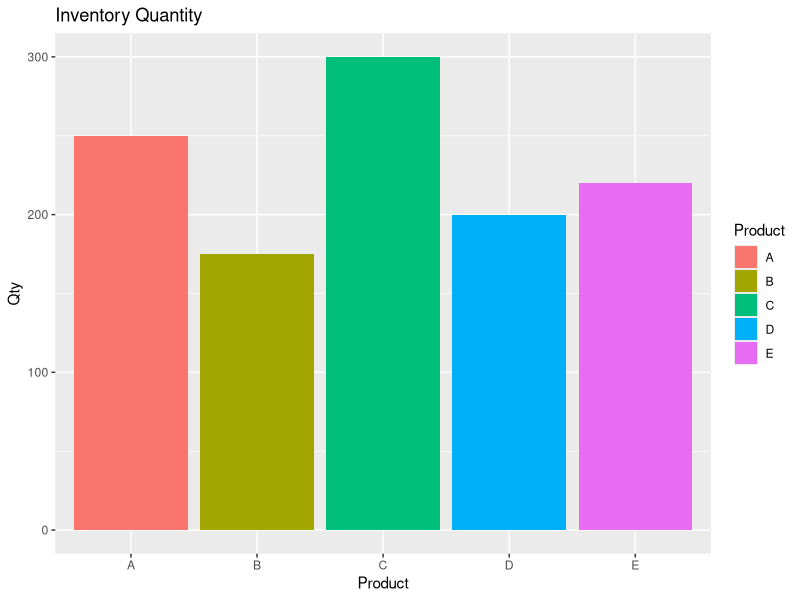
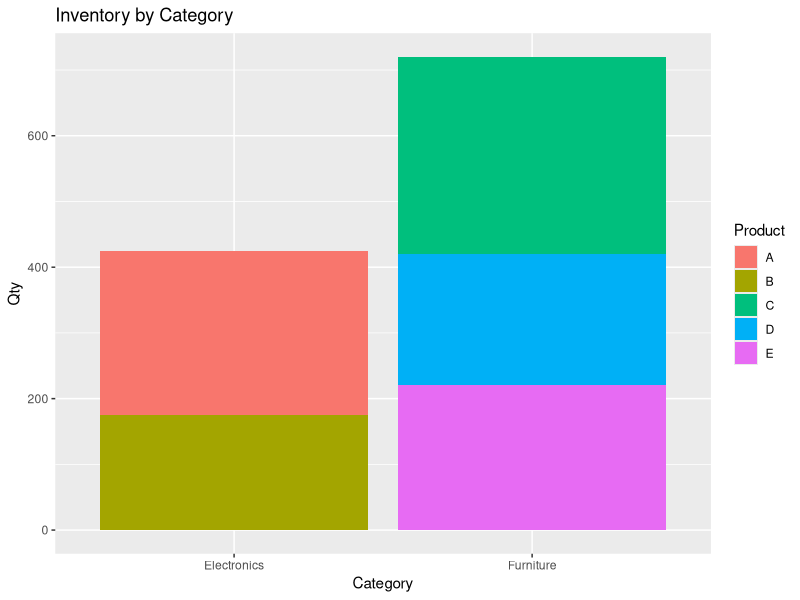
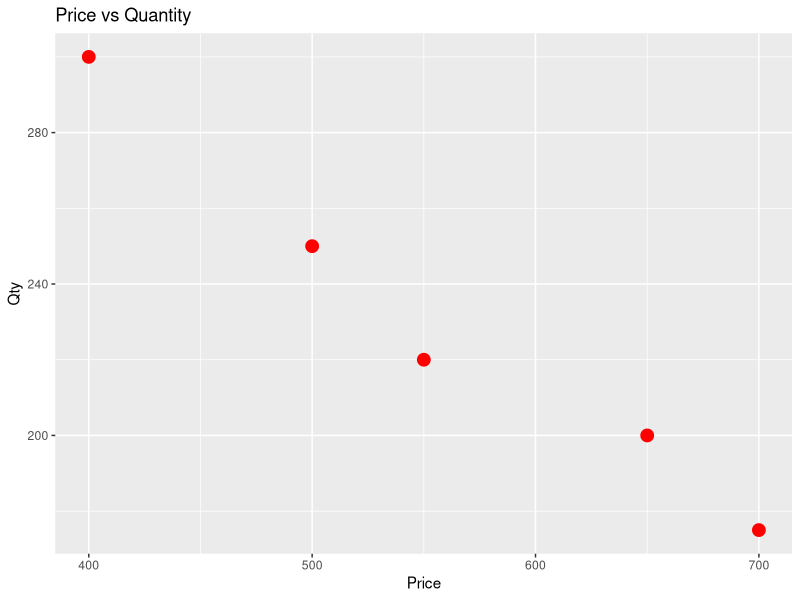

Here is the R script that generated these plots, in order:
library(ggplot2)

inventory<-data.frame(
Product=c("A","B","C","D","E"),
Qty=c(250,175,300,200,220),
Category=c("Electronics","Electronics","Furniture","Furniture","Furniture"),
Price=c(500,700,400,650,550)
)

ggplot(inventory,aes(Product,Qty,fill=Product))+geom_bar(stat="identity")+labs(title="Inventory Quantity")
ggplot(inventory,aes(Category,Qty,fill=Product))+geom_bar(stat="identity")+labs(title="Inventory by Category")
ggplot(inventory,aes(Price,Qty))+geom_point(size=4,color="red")+labs(title="Price vs Quantity")
